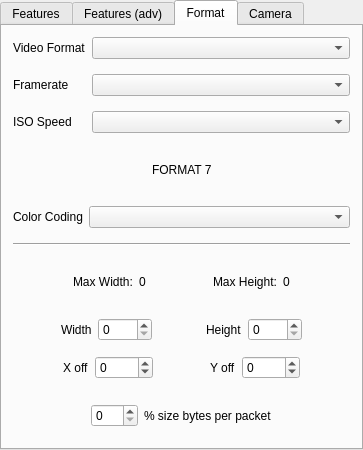
<?xml version="1.0" encoding="UTF-8"?>
<ui version="4.0">
 <class>MainWindow</class>
 <widget class="QMainWindow" name="MainWindow">
  <property name="geometry">
   <rect>
    <x>0</x>
    <y>0</y>
    <width>363</width>
    <height>450</height>
   </rect>
  </property>
  <property name="windowTitle">
   <string>MainWindow</string>
  </property>
  <widget class="QWidget" name="centralWidget">
   <layout class="QGridLayout" name="gridLayout">
    <property name="leftMargin">
     <number>0</number>
    </property>
    <property name="topMargin">
     <number>0</number>
    </property>
    <property name="rightMargin">
     <number>0</number>
    </property>
    <property name="bottomMargin">
     <number>0</number>
    </property>
    <property name="verticalSpacing">
     <number>0</number>
    </property>
    <item row="0" column="0">
     <widget class="QTabWidget" name="tabWidget">
      <property name="currentIndex">
       <number>2</number>
      </property>
      <widget class="QWidget" name="tabFeatures">
       <attribute name="title">
        <string>Features</string>
       </attribute>
       <layout class="QVBoxLayout" name="verticalLayout_3">
        <property name="spacing">
         <number>0</number>
        </property>
        <property name="leftMargin">
         <number>0</number>
        </property>
        <property name="topMargin">
         <number>0</number>
        </property>
        <property name="rightMargin">
         <number>0</number>
        </property>
        <property name="bottomMargin">
         <number>0</number>
        </property>
        <item>
         <widget class="DC1394Slider" name="sliderShutter" native="true">
          <property name="minimumSize">
           <size>
            <width>0</width>
            <height>0</height>
           </size>
          </property>
         </widget>
        </item>
        <item>
         <widget class="DC1394Slider" name="sliderBrightness" native="true">
          <property name="minimumSize">
           <size>
            <width>0</width>
            <height>0</height>
           </size>
          </property>
         </widget>
        </item>
        <item>
         <widget class="DC1394Slider" name="sliderGain" native="true">
          <property name="minimumSize">
           <size>
            <width>0</width>
            <height>0</height>
           </size>
          </property>
         </widget>
        </item>
        <item>
         <widget class="DC1394Slider" name="sliderExposure" native="true">
          <property name="minimumSize">
           <size>
            <width>0</width>
            <height>0</height>
           </size>
          </property>
         </widget>
        </item>
        <item>
         <widget class="DC1394SliderWB" name="sliderWB" native="true"/>
        </item>
        <item>
         <widget class="QPushButton" name="btnRefresh1">
          <property name="text">
           <string>Refresh</string>
          </property>
         </widget>
        </item>
        <item>
         <spacer name="verticalSpacer_4">
          <property name="orientation">
           <enum>Qt::Vertical</enum>
          </property>
          <property name="sizeHint" stdset="0">
           <size>
            <width>20</width>
            <height>40</height>
           </size>
          </property>
         </spacer>
        </item>
       </layout>
      </widget>
      <widget class="QWidget" name="tabFeaturesAdv">
       <attribute name="title">
        <string>Features (adv)</string>
       </attribute>
       <layout class="QVBoxLayout" name="verticalLayout_4">
        <property name="spacing">
         <number>0</number>
        </property>
        <property name="leftMargin">
         <number>0</number>
        </property>
        <property name="topMargin">
         <number>0</number>
        </property>
        <property name="rightMargin">
         <number>0</number>
        </property>
        <property name="bottomMargin">
         <number>0</number>
        </property>
        <item>
         <widget class="DC1394Slider" name="sliderSharpness" native="true">
          <property name="minimumSize">
           <size>
            <width>0</width>
            <height>0</height>
           </size>
          </property>
         </widget>
        </item>
        <item>
         <widget class="DC1394Slider" name="sliderHue" native="true">
          <property name="minimumSize">
           <size>
            <width>0</width>
            <height>0</height>
           </size>
          </property>
         </widget>
        </item>
        <item>
         <widget class="DC1394Slider" name="sliderSaturation" native="true">
          <property name="minimumSize">
           <size>
            <width>0</width>
            <height>0</height>
           </size>
          </property>
         </widget>
        </item>
        <item>
         <widget class="DC1394Slider" name="sliderGamma" native="true">
          <property name="minimumSize">
           <size>
            <width>0</width>
            <height>0</height>
           </size>
          </property>
         </widget>
        </item>
        <item>
         <widget class="DC1394Slider" name="sliderIris" native="true">
          <property name="minimumSize">
           <size>
            <width>0</width>
            <height>0</height>
           </size>
          </property>
         </widget>
        </item>
        <item>
         <widget class="DC1394Slider" name="sliderFocus" native="true">
          <property name="minimumSize">
           <size>
            <width>0</width>
            <height>0</height>
           </size>
          </property>
         </widget>
        </item>
        <item>
         <widget class="QPushButton" name="btnRefresh2">
          <property name="text">
           <string>Refresh</string>
          </property>
         </widget>
        </item>
        <item>
         <spacer name="verticalSpacer_3">
          <property name="orientation">
           <enum>Qt::Vertical</enum>
          </property>
          <property name="sizeHint" stdset="0">
           <size>
            <width>20</width>
            <height>690</height>
           </size>
          </property>
         </spacer>
        </item>
       </layout>
      </widget>
      <widget class="QWidget" name="tabFormat">
       <attribute name="title">
        <string>Format</string>
       </attribute>
       <layout class="QVBoxLayout" name="verticalLayout">
        <property name="spacing">
         <number>15</number>
        </property>
        <item>
         <layout class="QGridLayout" name="gridLayout_2" columnstretch="10,90">
          <property name="verticalSpacing">
           <number>15</number>
          </property>
          <item row="0" column="0">
           <widget class="QLabel" name="label">
            <property name="text">
             <string>Video Format</string>
            </property>
           </widget>
          </item>
          <item row="0" column="1">
           <widget class="QComboBox" name="m_MenuMode"/>
          </item>
          <item row="1" column="0">
           <widget class="QLabel" name="label_2">
            <property name="text">
             <string>Framerate</string>
            </property>
           </widget>
          </item>
          <item row="1" column="1">
           <widget class="QComboBox" name="m_MenuFPS"/>
          </item>
          <item row="2" column="0">
           <widget class="QLabel" name="label_3">
            <property name="text">
             <string>ISO Speed</string>
            </property>
           </widget>
          </item>
          <item row="2" column="1">
           <widget class="QComboBox" name="m_MenuISO"/>
          </item>
         </layout>
        </item>
        <item>
         <layout class="QHBoxLayout" name="horizontalLayout_10">
          <item>
           <spacer name="horizontalSpacer">
            <property name="orientation">
             <enum>Qt::Horizontal</enum>
            </property>
            <property name="sizeHint" stdset="0">
             <size>
              <width>40</width>
              <height>20</height>
             </size>
            </property>
           </spacer>
          </item>
          <item>
           <widget class="QLabel" name="label_5">
            <property name="text">
             <string>FORMAT 7</string>
            </property>
           </widget>
          </item>
          <item>
           <spacer name="horizontalSpacer_2">
            <property name="orientation">
             <enum>Qt::Horizontal</enum>
            </property>
            <property name="sizeHint" stdset="0">
             <size>
              <width>40</width>
              <height>20</height>
             </size>
            </property>
           </spacer>
          </item>
         </layout>
        </item>
        <item>
         <layout class="QHBoxLayout" name="horizontalLayout" stretch="10,90">
          <item>
           <widget class="QLabel" name="label_4">
            <property name="text">
             <string>Color Coding</string>
            </property>
           </widget>
          </item>
          <item>
           <widget class="QComboBox" name="m_MenuColorCoding"/>
          </item>
         </layout>
        </item>
        <item>
         <widget class="Line" name="line_2">
          <property name="orientation">
           <enum>Qt::Horizontal</enum>
          </property>
         </widget>
        </item>
        <item>
         <layout class="QHBoxLayout" name="horizontalLayout_11">
          <item>
           <spacer name="horizontalSpacer_3">
            <property name="orientation">
             <enum>Qt::Horizontal</enum>
            </property>
            <property name="sizeHint" stdset="0">
             <size>
              <width>40</width>
              <height>20</height>
             </size>
            </property>
           </spacer>
          </item>
          <item>
           <layout class="QHBoxLayout" name="horizontalLayout_2">
            <item>
             <widget class="QLabel" name="label_10">
              <property name="text">
               <string>Max Width:</string>
              </property>
             </widget>
            </item>
            <item>
             <widget class="QLabel" name="labelMaxWidth">
              <property name="text">
               <string>0</string>
              </property>
             </widget>
            </item>
           </layout>
          </item>
          <item>
           <spacer name="horizontalSpacer_4">
            <property name="orientation">
             <enum>Qt::Horizontal</enum>
            </property>
            <property name="sizeHint" stdset="0">
             <size>
              <width>40</width>
              <height>20</height>
             </size>
            </property>
           </spacer>
          </item>
          <item>
           <layout class="QHBoxLayout" name="horizontalLayout_3">
            <item>
             <widget class="QLabel" name="label_11">
              <property name="text">
               <string>Max Height:</string>
              </property>
             </widget>
            </item>
            <item>
             <widget class="QLabel" name="labelMaxHeight">
              <property name="text">
               <string>0</string>
              </property>
             </widget>
            </item>
           </layout>
          </item>
          <item>
           <spacer name="horizontalSpacer_5">
            <property name="orientation">
             <enum>Qt::Horizontal</enum>
            </property>
            <property name="sizeHint" stdset="0">
             <size>
              <width>40</width>
              <height>20</height>
             </size>
            </property>
           </spacer>
          </item>
         </layout>
        </item>
        <item>
         <layout class="QHBoxLayout" name="horizontalLayout_8">
          <item>
           <spacer name="horizontalSpacer_85">
            <property name="orientation">
             <enum>Qt::Horizontal</enum>
            </property>
            <property name="sizeHint" stdset="0">
             <size>
              <width>40</width>
              <height>20</height>
             </size>
            </property>
           </spacer>
          </item>
          <item>
           <layout class="QHBoxLayout" name="horizontalLayout_4">
            <property name="sizeConstraint">
             <enum>QLayout::SetDefaultConstraint</enum>
            </property>
            <item>
             <widget class="QLabel" name="label_6">
              <property name="text">
               <string>Width</string>
              </property>
             </widget>
            </item>
            <item>
             <widget class="QSpinBox" name="m_xdim">
              <property name="maximum">
               <number>5000</number>
              </property>
             </widget>
            </item>
           </layout>
          </item>
          <item>
           <spacer name="horizontalSpacer_86">
            <property name="orientation">
             <enum>Qt::Horizontal</enum>
            </property>
            <property name="sizeHint" stdset="0">
             <size>
              <width>40</width>
              <height>20</height>
             </size>
            </property>
           </spacer>
          </item>
          <item>
           <layout class="QHBoxLayout" name="horizontalLayout_5">
            <item>
             <widget class="QLabel" name="label_7">
              <property name="text">
               <string>Height</string>
              </property>
             </widget>
            </item>
            <item>
             <widget class="QSpinBox" name="m_ydim">
              <property name="maximum">
               <number>5000</number>
              </property>
             </widget>
            </item>
           </layout>
          </item>
          <item>
           <spacer name="horizontalSpacer_87">
            <property name="orientation">
             <enum>Qt::Horizontal</enum>
            </property>
            <property name="sizeHint" stdset="0">
             <size>
              <width>40</width>
              <height>20</height>
             </size>
            </property>
           </spacer>
          </item>
         </layout>
        </item>
        <item>
         <layout class="QHBoxLayout" name="horizontalLayout_14">
          <item>
           <spacer name="horizontalSpacer_145">
            <property name="orientation">
             <enum>Qt::Horizontal</enum>
            </property>
            <property name="sizeHint" stdset="0">
             <size>
              <width>20</width>
              <height>20</height>
             </size>
            </property>
           </spacer>
          </item>
          <item>
           <layout class="QHBoxLayout" name="horizontalLayout_6">
            <item>
             <widget class="QLabel" name="label_8">
              <property name="text">
               <string>X off</string>
              </property>
             </widget>
            </item>
            <item>
             <widget class="QSpinBox" name="m_xoff">
              <property name="minimum">
               <number>-5000</number>
              </property>
              <property name="maximum">
               <number>5000</number>
              </property>
             </widget>
            </item>
           </layout>
          </item>
          <item>
           <spacer name="horizontalSpacer_146">
            <property name="orientation">
             <enum>Qt::Horizontal</enum>
            </property>
            <property name="sizeHint" stdset="0">
             <size>
              <width>20</width>
              <height>20</height>
             </size>
            </property>
           </spacer>
          </item>
          <item>
           <layout class="QHBoxLayout" name="horizontalLayout_7">
            <item>
             <widget class="QLabel" name="label_9">
              <property name="text">
               <string>Y off</string>
              </property>
             </widget>
            </item>
            <item>
             <widget class="QSpinBox" name="m_yoff">
              <property name="minimum">
               <number>-5000</number>
              </property>
              <property name="maximum">
               <number>5000</number>
              </property>
             </widget>
            </item>
           </layout>
          </item>
          <item>
           <spacer name="horizontalSpacer_147">
            <property name="orientation">
             <enum>Qt::Horizontal</enum>
            </property>
            <property name="sizeHint" stdset="0">
             <size>
              <width>20</width>
              <height>20</height>
             </size>
            </property>
           </spacer>
          </item>
         </layout>
        </item>
        <item>
         <layout class="QHBoxLayout" name="horizontalLayout_12">
          <item>
           <spacer name="horizontalSpacer_6">
            <property name="orientation">
             <enum>Qt::Horizontal</enum>
            </property>
            <property name="sizeHint" stdset="0">
             <size>
              <width>40</width>
              <height>20</height>
             </size>
            </property>
           </spacer>
          </item>
          <item>
           <layout class="QHBoxLayout" name="horizontalLayout_9">
            <item>
             <widget class="QSpinBox" name="m_bpp">
              <property name="maximum">
               <number>100</number>
              </property>
             </widget>
            </item>
            <item>
             <widget class="QLabel" name="label_12">
              <property name="text">
               <string>% size bytes per packet</string>
              </property>
             </widget>
            </item>
           </layout>
          </item>
          <item>
           <spacer name="horizontalSpacer_7">
            <property name="orientation">
             <enum>Qt::Horizontal</enum>
            </property>
            <property name="sizeHint" stdset="0">
             <size>
              <width>40</width>
              <height>20</height>
             </size>
            </property>
           </spacer>
          </item>
         </layout>
        </item>
       </layout>
      </widget>
      <widget class="QWidget" name="tabCamera">
       <attribute name="title">
        <string>Camera</string>
       </attribute>
       <layout class="QVBoxLayout" name="verticalLayout_2">
        <property name="spacing">
         <number>15</number>
        </property>
        <item>
         <layout class="QHBoxLayout" name="horizontalLayout_13" stretch="10,90">
          <item>
           <widget class="QLabel" name="label_13">
            <property name="text">
             <string>Op. Mode</string>
            </property>
           </widget>
          </item>
          <item>
           <widget class="QComboBox" name="m_MenuOpMode"/>
          </item>
         </layout>
        </item>
        <item>
         <widget class="Line" name="line_4">
          <property name="orientation">
           <enum>Qt::Horizontal</enum>
          </property>
         </widget>
        </item>
        <item>
         <layout class="QGridLayout" name="gridLayout_3">
          <item row="0" column="0">
           <spacer name="horizontalSpacer_8">
            <property name="orientation">
             <enum>Qt::Horizontal</enum>
            </property>
            <property name="sizeHint" stdset="0">
             <size>
              <width>40</width>
              <height>20</height>
             </size>
            </property>
           </spacer>
          </item>
          <item row="0" column="1">
           <widget class="QCheckBox" name="m_power">
            <property name="text">
             <string>Camera Power</string>
            </property>
           </widget>
          </item>
          <item row="0" column="2">
           <spacer name="horizontalSpacer_11">
            <property name="orientation">
             <enum>Qt::Horizontal</enum>
            </property>
            <property name="sizeHint" stdset="0">
             <size>
              <width>40</width>
              <height>20</height>
             </size>
            </property>
           </spacer>
          </item>
          <item row="0" column="3">
           <widget class="QCheckBox" name="m_transmission">
            <property name="text">
             <string>Transmission</string>
            </property>
           </widget>
          </item>
          <item row="0" column="4">
           <spacer name="horizontalSpacer_10">
            <property name="orientation">
             <enum>Qt::Horizontal</enum>
            </property>
            <property name="sizeHint" stdset="0">
             <size>
              <width>40</width>
              <height>20</height>
             </size>
            </property>
           </spacer>
          </item>
          <item row="1" column="1">
           <widget class="QPushButton" name="m_reset">
            <property name="text">
             <string>Reset Camera</string>
            </property>
           </widget>
          </item>
          <item row="1" column="3">
           <widget class="QPushButton" name="m_defaults">
            <property name="text">
             <string>Load Default Parameters</string>
            </property>
           </widget>
          </item>
          <item row="1" column="4">
           <spacer name="horizontalSpacer_9">
            <property name="orientation">
             <enum>Qt::Horizontal</enum>
            </property>
            <property name="sizeHint" stdset="0">
             <size>
              <width>40</width>
              <height>20</height>
             </size>
            </property>
           </spacer>
          </item>
         </layout>
        </item>
        <item>
         <spacer name="verticalSpacer_2">
          <property name="orientation">
           <enum>Qt::Vertical</enum>
          </property>
          <property name="sizeHint" stdset="0">
           <size>
            <width>20</width>
            <height>293</height>
           </size>
          </property>
         </spacer>
        </item>
       </layout>
      </widget>
     </widget>
    </item>
   </layout>
  </widget>
 </widget>
 <layoutdefault spacing="6" margin="11"/>
 <customwidgets>
  <customwidget>
   <class>DC1394Slider</class>
   <extends>QWidget</extends>
   <header>dc1394slider.h</header>
   <container>1</container>
  </customwidget>
  <customwidget>
   <class>DC1394SliderWB</class>
   <extends>QWidget</extends>
   <header>dc1394sliderwb.h</header>
   <container>1</container>
  </customwidget>
 </customwidgets>
 <resources/>
 <connections/>
</ui>
